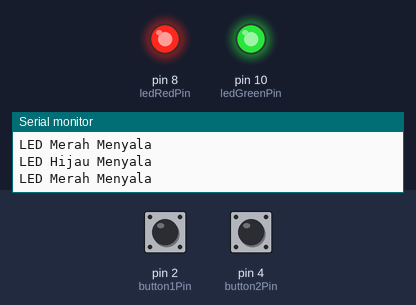
The program below on a simulated Arduino Uno, built with avr-gcc and run on an emulated ATmega328P. Shown: output pins drawn as LEDs (lit = HIGH), the last lines printed to the serial monitor. Inputs (shaded band) come from the test bench; at power-on: pin 2 (button1Pin) HIGH, pin 4 (button2Pin) HIGH.

Above: at 4.8 s.
4.9 s: pin 2 (button1Pin) pulled LOW for 2.35 s
At 6.7 s:
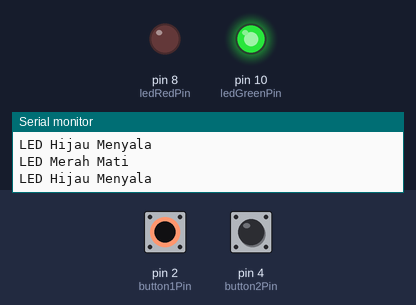
9.9 s: pin 4 (button2Pin) pulled LOW for 2.35 s
At 12.1 s:
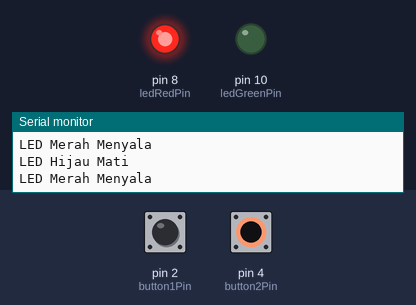
15.3 s: pin 2 (button1Pin) driven LOW and pin 4 (button2Pin) driven LOW
At 17.6 s:
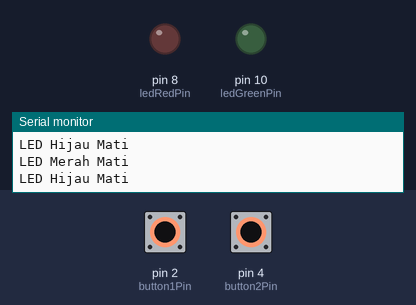
18.5 s: pin 2 (button1Pin) driven HIGH
At 20.2 s:
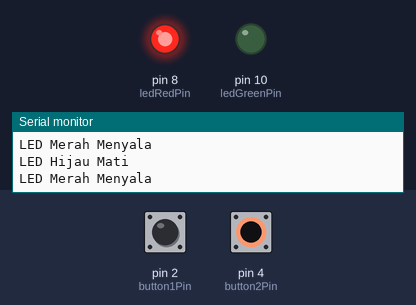
21.2 s: pin 2 (button1Pin) driven LOW
At 22.0 s:
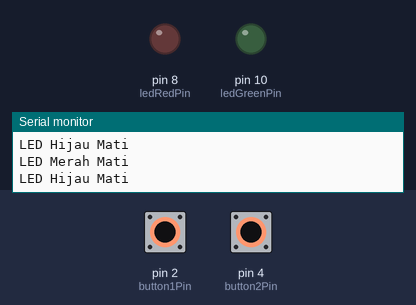
Timing chart, 0 to 24.2 s (numbered marks = the images above; inputs shaded):
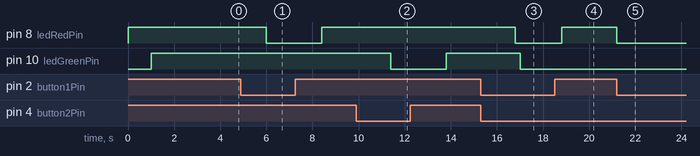

Measured:
- after the input at 4.9 s, pin 8 (ledRedPin): HIGH → LOW after 1.1 s, → HIGH 2.4 s later
- after the input at 9.9 s, pin 10 (ledGreenPin): HIGH → LOW after 1.5 s, → HIGH 2.4 s later
- after the input at 15.3 s, pin 8 (ledRedPin): HIGH → LOW after 1.5 s; pin 10 (ledGreenPin): HIGH → LOW after 1.7 s
- after the input at 18.5 s, pin 8 (ledRedPin): LOW → HIGH after 0.31 s
- after the input at 21.2 s, pin 8 (ledRedPin): HIGH → LOW at once

The program:

main.cpp
```cpp
#include <Arduino.h>

// Definisikan variabel
int button1Pin = 2; // Pin digital tempat tombol 1 terhubung.
int ledRedPin = 8;  // Pin digital tempat LED merah terhubung.

int button2Pin = 4; // Pin digital tempat tombol 2 terhubung.
int ledGreenPin = 10; // Pin digital tempat LED hijau terhubung.

// Variabel untuk menyimpan status tombol
bool buttonState1 = false;
bool buttonState2 = false;

void setup() {

  pinMode(ledRedPin, OUTPUT);    // Atur pin LED merah sebagai output.
  pinMode(button1Pin, INPUT);    // Atur pin tombol 1 sebagai input.

  pinMode(ledGreenPin, OUTPUT);  // Atur pin LED hijau sebagai output.
  pinMode(button2Pin, INPUT);    // Atur pin tombol 2 sebagai input.

  // Mulai komunikasi serial pada baud rate 9600
  Serial.begin(9600);
  Serial.println("Program push button dimulai.");

}

void loop() {

  // Baca status tombol
  buttonState1 = digitalRead(button1Pin);
  buttonState2 = digitalRead(button2Pin);

  // Periksa apakah tombol 1 ditekan
  if (buttonState1 == HIGH){

    Serial.println("LED Merah Menyala");

    // Nyalakan LED Merah.
    digitalWrite(ledRedPin, HIGH);

    // Tunda sebentar untuk menghindari pembacaan ganda
    delay(1000);

  } else {

    Serial.println("LED Merah Mati");

    // Matikan LED Merah.
    digitalWrite(ledRedPin, LOW);

    // Tunda sebentar untuk menghindari pembacaan ganda
    delay(200);
  }

  // Periksa apakah tombol 2 ditekan
  if (buttonState2 == HIGH){

    Serial.println("LED Hijau Menyala");

    // Nyalakan LED Hijau.
    digitalWrite(ledGreenPin, HIGH);

    // Tunda sebentar untuk menghindari pembacaan ganda
    delay(1000);

  } else {

    Serial.println("LED Hijau Mati");

    // Matikan LED Hijau.
    digitalWrite(ledGreenPin, LOW);

    // Tunda sebentar untuk menghindari pembacaan ganda
    delay(200);
  }
}
```
